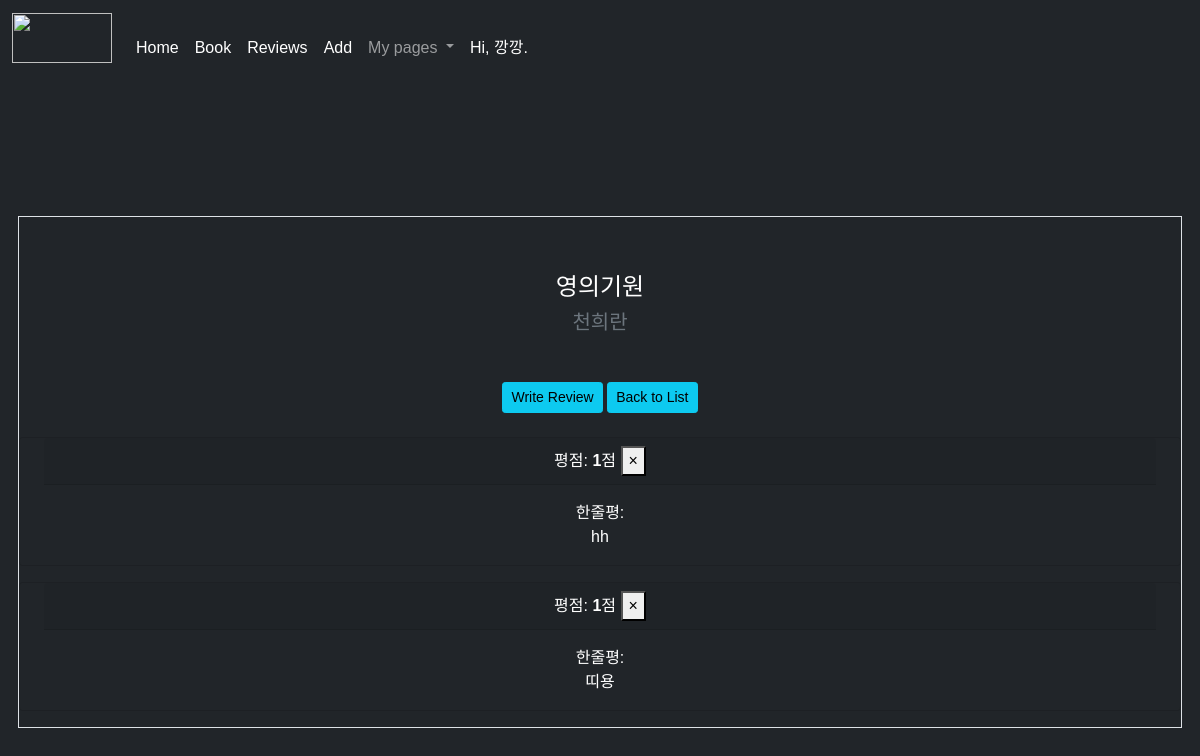
/books/1/ (signed in), run on the app's committed database.
### member/models.py (models this page shows, shortened)
class User(AbstractUser):
    nickname = models.CharField(
        max_length=15,
        unique=True,
        null=True,
        error_messages={'unique': '이미 사용 중인 닉네임 입니다!'},)

class Book(models.Model):
    name = models.CharField(max_length=25, verbose_name='제목')
    writer = models.CharField(max_length=15, verbose_name='저자')
    bookcovers = models.CharField(max_length=500, default=None, null=True)
    created_at = models.DateTimeField(auto_now_add=True)
    updated_at = models.DateTimeField(auto_now=True)

class Review(models.Model):
    point = models.IntegerField(choices=REVIEW_POINT_CHOICES, default=None)
    comment = models.CharField(max_length=500)
    book = models.ForeignKey(Book, on_delete=models.CASCADE)
    author = models.ForeignKey(User, on_delete=models.CASCADE)
    created_at = models.DateTimeField(
        auto_now_add=True)  # 모델이 생성된 시간을 자동으로 필드에 넣어
    updated_at = models.DateTimeField(auto_now=True)

### member/views.py (the view)
# urls.py: path('books/<int:id>/', views.detail, name='book-detail'),
def detail(req, id):
    if id is not None:  # id가 없자나 그런데?
        item = get_object_or_404(Book, pk=id)
        reviews = Review.objects.filter(book=item).all()
        return render(req, 'detail.html', {'item': item, 'reviews': reviews})
    return render(req, 'list.html')

### member/templates/detail.html (shortened to what this page needs)
{% extends 'base.html' %}
{% load static %}
{% block content %}
<div class="container mb-4">
    <div class="row gx-4 gx-lg-5 border mb-3 pd-2 d-flex justify-content-center">
        <div class="col-lg-4 col-md-12 col-sm-12 text-center mt-2 mb-4">
            <div class="mt-5 mb-5">
                <h3 class="h4 mb-2">{{ item.name }}</h3>
                <h4 class="h5 mb-2 text-muted">{{ item.writer }}</h4>
            </div>
            <a href="{% url 'review--create' %}"><button class="btn btn-info btn-sm">Write Review</button></a>
            <a href="http://49.50.172.121:8800/member/list"><button class="btn btn-info btn-sm">Back to List</button></a>
        </div>
        {% for review in reviews %}
            <div class="card bg-dark mb-3">
                <div class="card-header">
                    평점: <b>{{ review.point }}</b>점
                    <a href="{% url 'review-delete' book_id=item.id review_id=review.id %}">
                        <button type="button" class="close" aria-label="Close">
                            <span aria-hidden="true">&times;</span>
                        </button>
                    </a>
                </div>
                <div class="card-body">
                    한줄평: <p class="card-text">{{ review.comment}}</p>
                </div>
            </div>
        {% endfor %}
    </div>
</div>
{% endblock %}

### member/templates/base.html (shortened to what this page needs)
{% load static %}
<!DOCTYPE html>
<html lang="en">
<head>
    <link href="https://cdn.jsdelivr.net/npm/bootstrap@5.1.0/dist/css/bootstrap.min.css" rel="stylesheet">
    <link rel="stylesheet" href="{% static 'style.css' %}">
</head>
    <body class="d- flex text-center text-white bg-dark mg-3" cz-shortcut-listen="true">
<header class="mb-auto">
    <nav class="navbar navbar-expand-lg navbar-dark bg-dark">
        <div class="container-fluid">
            <a href="http://49.50.172.121:8800/"><img id="nav_img" class="mb-4 navbar-brand" src="https://img1.daumcdn.net/thumb/R1280x0/?scode=mtistory2&fname=https%3A%2F%2Fblog.kakaocdn.net%2Fdn%2FuAV4y%2Fbtrd5EvWVRw%2F4ZTGJqhtplydRDG6NRXsjK%2Fimg.png" alt=""></a>
        <div class="collapse navbar-collapse" id="navbarNavDropdown">
            <ul class="navbar-nav">
            <li class="nav-item">
                <a class="nav-link active" aria-current="page" href="http://49.50.172.121:8800/">Home</a>
            </li>
            <li class="nav-item">
                <a class="nav-link active" aria-current="page" href="http://49.50.172.121:8800/member/list">Book</a>
            </li>
            <li class="nav-item">
                <a class="nav-link active" aria-current="page" href="/member/review/list">Reviews</a>
            </li>
            <li class="nav-item">
                <a class="nav-link active" aria-current="page" href="http://49.50.172.121:8800/member/create">Add</a>
            </li>
            <li class="nav-item dropdown">
                <a class="nav-link dropdown-toggle" href="#" id="navbarDropdownMenuLink" role="button" data-bs-toggle="dropdown" aria-expanded="false">
                My pages
                </a>
            </li>
            <li class="nav-item" id="nav_user_col">
                <span  id="nav_user" class="nav-link active">
                    {% if user.is_authenticated %}
                    Hi, {{user.nickname}}.
                {% endif %}
                </span>
            </li>
            </ul>
        </div>
        </div>
    </nav>
</header>
    {% block content%}
    {% endblock %}
    </body>
</html>

### member/static/style.css (style rules this page uses)
:root { --border: #e3e1dc; --max-width: 1100px; --max-content-width: 1000px; --body-background: #212529; --site-header-background: #212529; --navbar: #2f2c28; --site-footer: #bcb9b0; --site-footer-background: #2f2c28; --account-link: #ffcc00; --content-list-contet-date: #bcb9b0; --main-header-background: #fff; --main-header-height: 565px; --main-header-border: #f0efec; --main-header: #fff; --content-list-sub-heading: #d1d0cc; --content-list-pagination-current: #fff; --content-list-pagination-current-bg: #ff0458; --review-detail-date: #bcb9b0; --review-detail-side-padding: 8px; --profile-header-edit: #7b776b; --file-content-border: #d3d1c8; --file-content-background: #212529; }
body { display: flex; justify-content: center; min-height: 100vh; flex-direction: column; margin: 0; word-break: keep-all; }
#nav_img { margin-top: 5px; padding: 0; width: 100px; height: 50px; }
* { font-family: "Spoqa Han Sans Neo", sans-serif; }
:root { --text: #2f2c28; --link: #ffcc00; --button-text: #fff; --button-primary-background: #ff0458; --button-primary-hover-background: #ff045893; --button-warn-background: #f9592c; --button-secondary-background: #bcb9b0; --ic-button-circle: #ffcc00; --input-background: #fff; --input-border: #cccac3; --input-placeholder: #bcb9b0; --input-focus-border: #ffcc00; --input-focus-background: #fffdf3; --input-error: #e6584e; --input-error-border: #e6584e; --chip-border: #e3e1dc; --chip-text: #2f2c28; --chip-green-background: #effaf9; --chip-green-text: #79c9c5; --chip-green-border: #06aea7; --avatar-placeholder: #e3e1dc; --stars: #ffcc00; --dialog-border: #e3e1dc; --dialog-background: #f6f5f3; --dialog-info: #e1811b; --box-border: #e3e1dc; }
body, a, a:hover { color: var(--text); }
a { text-decoration: none; }

### data on the page
User: nickname "깡깡"
Book: name "영의기원", writer "천희란"
Review: point "1", comment "hh"
Review: point "1", comment "띠용"
